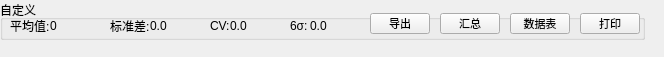
<?xml version="1.0" encoding="UTF-8"?>
<ui version="4.0">
 <class>ChartTitliBar</class>
 <widget class="QWidget" name="ChartTitliBar">
  <property name="geometry">
   <rect>
    <x>0</x>
    <y>0</y>
    <width>664</width>
    <height>57</height>
   </rect>
  </property>
  <property name="windowTitle">
   <string>Form</string>
  </property>
  <widget class="QGroupBox" name="groupBox_4">
   <property name="geometry">
    <rect>
     <x>0</x>
     <y>0</y>
     <width>645</width>
     <height>40</height>
    </rect>
   </property>
   <property name="minimumSize">
    <size>
     <width>0</width>
     <height>40</height>
    </size>
   </property>
   <property name="title">
    <string>自定义</string>
   </property>
   <widget class="QLabel" name="label">
    <property name="geometry">
     <rect>
      <x>10</x>
      <y>20</y>
      <width>54</width>
      <height>12</height>
     </rect>
    </property>
    <property name="text">
     <string>平均值:</string>
    </property>
   </widget>
   <widget class="QLabel" name="txtAvg">
    <property name="geometry">
     <rect>
      <x>50</x>
      <y>20</y>
      <width>54</width>
      <height>12</height>
     </rect>
    </property>
    <property name="text">
     <string>0</string>
    </property>
   </widget>
   <widget class="QLabel" name="label_3">
    <property name="geometry">
     <rect>
      <x>110</x>
      <y>20</y>
      <width>54</width>
      <height>12</height>
     </rect>
    </property>
    <property name="text">
     <string>标准差:</string>
    </property>
   </widget>
   <widget class="QLabel" name="txtSd">
    <property name="geometry">
     <rect>
      <x>150</x>
      <y>20</y>
      <width>54</width>
      <height>12</height>
     </rect>
    </property>
    <property name="text">
     <string>0.0</string>
    </property>
   </widget>
   <widget class="QLabel" name="label_5">
    <property name="geometry">
     <rect>
      <x>210</x>
      <y>20</y>
      <width>54</width>
      <height>12</height>
     </rect>
    </property>
    <property name="text">
     <string>CV:</string>
    </property>
   </widget>
   <widget class="QLabel" name="txtCV">
    <property name="geometry">
     <rect>
      <x>230</x>
      <y>20</y>
      <width>54</width>
      <height>12</height>
     </rect>
    </property>
    <property name="text">
     <string>0.0</string>
    </property>
   </widget>
   <widget class="QLabel" name="label_7">
    <property name="geometry">
     <rect>
      <x>290</x>
      <y>20</y>
      <width>54</width>
      <height>12</height>
     </rect>
    </property>
    <property name="text">
     <string>6σ:</string>
    </property>
   </widget>
   <widget class="QLabel" name="txt6sigma">
    <property name="geometry">
     <rect>
      <x>310</x>
      <y>20</y>
      <width>54</width>
      <height>12</height>
     </rect>
    </property>
    <property name="text">
     <string>0.0</string>
    </property>
   </widget>
   <widget class="QPushButton" name="btnExport">
    <property name="geometry">
     <rect>
      <x>370</x>
      <y>13</y>
      <width>60</width>
      <height>21</height>
     </rect>
    </property>
    <property name="font">
     <font>
      <pointsize>8</pointsize>
     </font>
    </property>
    <property name="text">
     <string>导出</string>
    </property>
   </widget>
   <widget class="QPushButton" name="btnExportByType">
    <property name="geometry">
     <rect>
      <x>440</x>
      <y>13</y>
      <width>60</width>
      <height>21</height>
     </rect>
    </property>
    <property name="font">
     <font>
      <pointsize>8</pointsize>
     </font>
    </property>
    <property name="text">
     <string>汇总</string>
    </property>
   </widget>
   <widget class="QPushButton" name="btnDataTable">
    <property name="geometry">
     <rect>
      <x>510</x>
      <y>13</y>
      <width>60</width>
      <height>21</height>
     </rect>
    </property>
    <property name="font">
     <font>
      <pointsize>8</pointsize>
     </font>
    </property>
    <property name="text">
     <string>数据表</string>
    </property>
   </widget>
   <widget class="QPushButton" name="btnPrint">
    <property name="geometry">
     <rect>
      <x>580</x>
      <y>13</y>
      <width>60</width>
      <height>21</height>
     </rect>
    </property>
    <property name="font">
     <font>
      <pointsize>8</pointsize>
     </font>
    </property>
    <property name="text">
     <string>打印</string>
    </property>
   </widget>
  </widget>
 </widget>
 <resources/>
 <connections/>
</ui>
